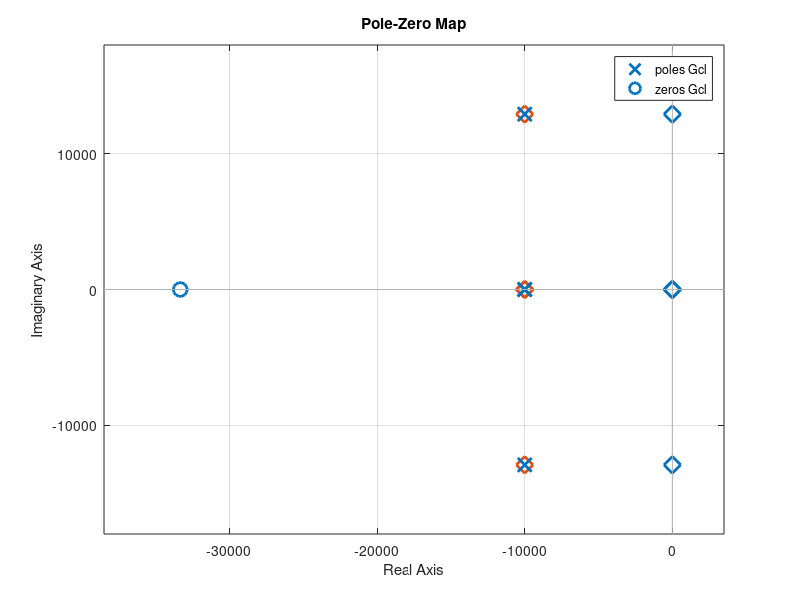

This figure's MATLAB source: (Note: this script raises an error after producing the figure.)
%state space control design
clear
close all

printK = 1; 

Nin = 2; %2 input 2 output system
Nstate = 2; 
Nout = 2; 
% assume a nominal condition 
Lout = 300e-6; 
Cin= 20e-6; 

% Nominal Condition
Vin = 30; 
Vout = 40; 
Io = 3; 
D1 = 0.4; 
D2 = 0.6; 

% State Equation (add dummy state for the pv current input)
A = [0, -D1/Cin-D2/Cin; 
     D1/Lout+D2/Lout, 0];
     
B = [-Io/Cin,-Io/Cin; Vin/Lout, Vin/Lout;];


C =[1 0;0 D1];
%C = eye(size(A));
D = [0 0;Io 0;] ;

Ai = [zeros(Nout+Nstate,2),[-C;A]];
Bi = [-D;B];
Ci = [zeros(Nout,Nout),C];
Di = D;

Gol  = ss(A,B,C,D); 
Goli = ss(Ai,Bi,Ci,Di);
pol  = pole(Goli);

pcl = pol - 10000*ones(Nstate+Nout,1);

% Pole Prototypes
% p_itae = [-2.99+12.192j, -2.99-12.192j,-5.602+7.554j,-5.602-7.554j,-7.089+2.772j,-7.089-2.772j];
% p_bess = [-4.217+7.530j,-4.217-7.530j,-6.261+4.402j,-6.261-4.402j, -7.121+1.454j, -7.121-1.454j];
% pcl_itae = p_itae*1000;
% pcl_bess = p_bess*1000; 
% figure; plot(pcl_itae,'x','markersize',12,'linewidth',2); 
% hold on; plot(pcl_bess,'x','markersize',12,'linewidth',2); 
% state feedback with integral
K = place(Ai,Bi,pcl);
Ki = K(:,1:2); 
Kp = K(:,3:end); 

Cx = eye(size(A));
Dx = zeros(size(B)); 

Golx = ss(A,B,Cx,Dx); 
s = tf('s');
%Kp = place(A,B,pole(Gol)-1000); 
Gclx = C*feedback(Golx,Kp)+D;%*note that this need to rethink about the pole locations! 
Gcl = feedback(-Gclx*Ki/s,ss(eye(2)));
figure; 
hold on; plot(pol,'d','markersize',12,'linewidth',2);
hold on; plot(pcl,'d','markersize',12,'linewidth',2); 
pzmap(Gcl); 
%% feedforward term (can do so much, you will need integral action in general to account for all kinds of uncertainty) 
% yss = [0,0]';
% Nxu = ([A,B;C,D])\[zeros(4,2);eye(2)];
% Nx = Nxu(1:4,:); Nu = Nxu(5:6,:);
% Nff = Nu+Kp*Nx; % feedforward term
% uss = Nu*yss;


load SPICE_IV.mat
% Initial conditons
Vg = 40; 
Vin = 40; 
I1 = 0; I2 = 0; 
Vo1 = 10; Vo2 =25; 
x0 = [Vin;0];  %  initial condition
xnom = [32; 3.2];
x  = x0;
yd = [32,2.5]'; %  desired output


D0 = [D1;D2];
D = D0; 
solver_options = odeset('RelTol',1e-9);

% Simulation Setup
fsw = 100e3; 
tcy = 1/fsw; 
tspan = 60e-3;
tstep = linspace(0,tspan,tspan/tcy); 

err_int = [0 0]'; 

Vg = abs(40*sin(60*tstep));%grid voltage moving 

for ii = 1:length(tstep)-1
    
[t,x] = ode45(@(t,x) sim_dynamics_2d(t,x,IV_curve,D,Vg(ii)),[0,tstep(2)],x,solver_options);
x = x(end,:)'; 
y = [x(1);D(1)*x(2)]; 

state = x - xnom; 
err = yd - y; 
err_int = err*tcy+err_int;

D = D0 - Kp*state - Ki*err_int; % pay close attention to the sign! 
D = max(min(D,0.999),0.001); % avoid saturation

ylog(:,ii) = y; 
% Ilog(:,ii) = x0(2:3)';
Dlog(:,ii) = D; 
end

figure; 
subplot(2,1,1);
h(1) = plot(tstep(1:end-1),ylog(1,:)); 
xlabel('Time');ylabel('Voltage (V)'); 
yyaxis right; 
h(2) = plot(tstep(1:end-1),ylog(2,:));
ylabel('Current (A)'); legend('Vin','Ip1'); 
my_plot_setting(h);

subplot(2,1,2);
h = plot(tstep(1:end-1),Dlog); 
xlabel('Time'); 
ylabel('Duty Ratio'); legend('D1','D2'); 
my_plot_setting(h);

% subplot(3,1,3);
% h = plot(tstep(1:end-1),Ilog); 
% xlabel('Time'); 
% ylabel('Current'); legend('I_{L1}','I_{L2}'); 
% my_plot_setting(h);


if printK == 1
   for ii = 1:Nin
       for jj = 1:Nstate
       mat_index = [num2str(ii),num2str(jj)];
       fprintf(['.param kp', mat_index,'=',num2str(Kp(ii,jj)),'\n']); 
       end
   end
   
   for ii = 1:Nin
       for jj = 1:Nout
           mat_index = [num2str(ii),num2str(jj)];
           fprintf(['.param ki', mat_index,'=',num2str(Ki(ii,jj)),'\n']); 
       end
   end
end








